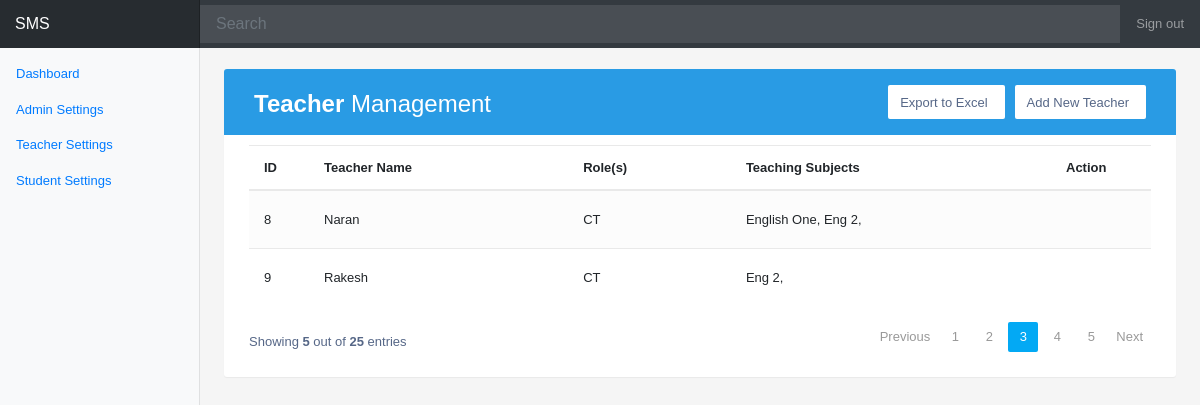
The app's page /teacher_view/, older data.
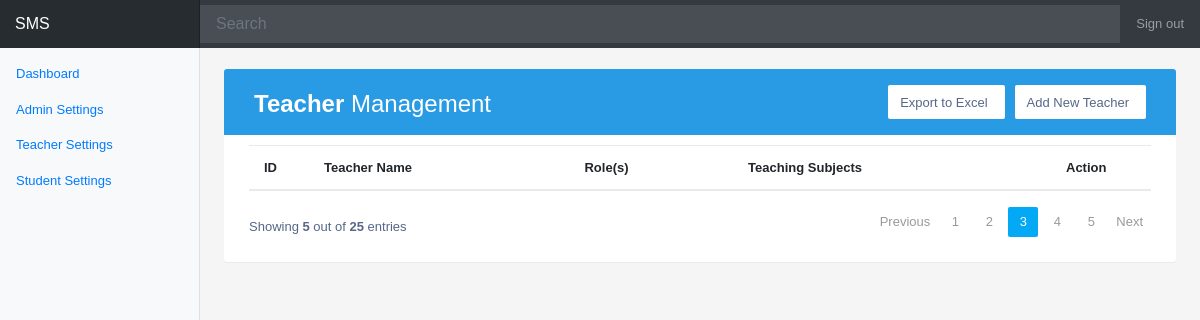
The same page, newer data.
### smsapp/models.py (models this page shows, shortened)
class Teacher( models.Model ):
    name = models.CharField( max_length=20, verbose_name='Teacher Name' )
    roles = models.CharField( max_length=20, choices=ROLE_CHOICES, verbose_name='Role(s)' )
    teaching_subjects = models.ManyToManyField(Subject, verbose_name='Teaching Subjects' )

class Subject( models.Model ):
    class_name = models.ForeignKey('Standard', max_length=20, on_delete=models.CASCADE, verbose_name='Class Name' )
    name = models.CharField(max_length=20, verbose_name='Subject Name(s)' )
    def __str__(self):
        return str( self.name )

### smsapp/views.py (the view)
# urls.py: path( 'teacher_view/', views.teacher_view, name='teacher_view' ),
def teacher_view(request):
    class_name, lower_class_name = get_class_name( Teacher )
    verbose_name = get_verbose_name( Teacher )
    field_names = get_class_fields( Teacher )
    view_list = Teacher.objects.all()
    context = {'view_list': view_list,
               'verbose_names': verbose_name,
               'class_name': class_name,
               'lower_class_name': lower_class_name
               }
    return render( request, 'smsapp/teacher_view.html', context )

### smsapp/views.py (called while the page is built)
def get_verbose_name(model_name):
    verbose_name_list = []
    for f in model_name._meta.get_fields():
        if hasattr(f, 'verbose_name' ):
            verbose_name_list.append( f.verbose_name )
    return verbose_name_list

def camel_case_split(CamelCaseStr):
    strlist = re.findall( r'[A-Z](?:[a-z]+|[A-Z]*(?=[A-Z]|$))', CamelCaseStr )
    class_name = ""
    lower_class_name = ""
    for item in strlist:
        class_name += " " + item
        lower_class_name += item.lower() + "_"
    return class_name, lower_class_name

def get_class_name(model_name):
    return camel_case_split( model_name.__name__ )

def get_class_fields(model_name):
    return [f.get_attname() for f in model_name._meta.fields]

### smsapp/templates/smsapp/teacher_view.html (shortened to what this page needs)
{% extends 'smsapp/base.html'%}
{% load static %}
{% block stylesheets %}
<link href="{% static 'smsapp/css/our_table.css' %}" rel="stylesheet">
{% endblock %}
{% block main_content %}
<div class="table-wrapper">
    <div class="table-title">
        <div class="row">
            <div class="col-sm-5">
                <h2><b>{{class_name}} </b>Management</h2>
            </div>
            <div class="col-sm-7">
                <a href="/{{lower_class_name}}add_edit/" class="btn btn-primary"> <span>Add New {{class_name}}</span></a>
                <a href="#" class="btn btn-primary"><span>Export to Excel</ <span></a>
            </div>
        </div>
    </div>
    <table class="table table-striped table-hover">
        <thead>
            <tr>
                {% for verbose_name in verbose_names %}
                <th>{{verbose_name}}</th>
                {% endfor %}
                <th>Action</th>
            </tr>
        </thead>
        <tbody>
        {% for item in view_list %}
            <tr>
                <td>{{item.id }}</td>
                <td>{{ item.name }}</td>
                <td>{{ item.roles }}</td>
                <td>
                    {% for obj in item.teaching_subjects.all %}
                    {{obj}},
                    {% endfor%}
                </td>
                <td>
                    <a href="{% url 'smsapp:teacher_update' item.id%}" class="edit" title="Edit" data-toggle="tooltip"></a>
                    <a href="{% url 'smsapp:teacher_delete' item.id%}" class="delete" title="Delete" data-toggle="tooltip"></a>
                    <a href="#" class="detail" title="Detail" data-toggle="tooltip"></a>
                    <a href="#" class="print" title="print" data-toggle="tooltip"></a>
                </td>
            </tr>
        {% endfor %}
        </tbody>
    </table>
    <div class="clearfix">
        <div class="hint-text">Showing <b>5</b> out of <b>25</b> entries</div>
        <ul class="pagination">
            <li class="page-item disabled"><a href="#">Previous</a></li>
            <li class="page-item"><a href="#" class="page-link">1</a></li>
            <li class="page-item"><a href="#" class="page-link">2</a></li>
            <li class="page-item active"><a href="#" class="page-link">3</a></li>
            <li class="page-item"><a href="#" class="page-link">4</a></li>
            <li class="page-item"><a href="#" class="page-link">5</a></li>
            <li class="page-item"><a href="#" class="page-link">Next</a></li>
        </ul>
    </div>
</div>
{% endblock %}

Row changes from the older to the newer data that the page shows:
removed Teacher: id "8", name "Naran", roles "CT"
removed Subject: name "English One", shown under "8"
removed Subject: name "Eng 2"
removed Teacher: id "9", name "Rakesh", roles "CT"
